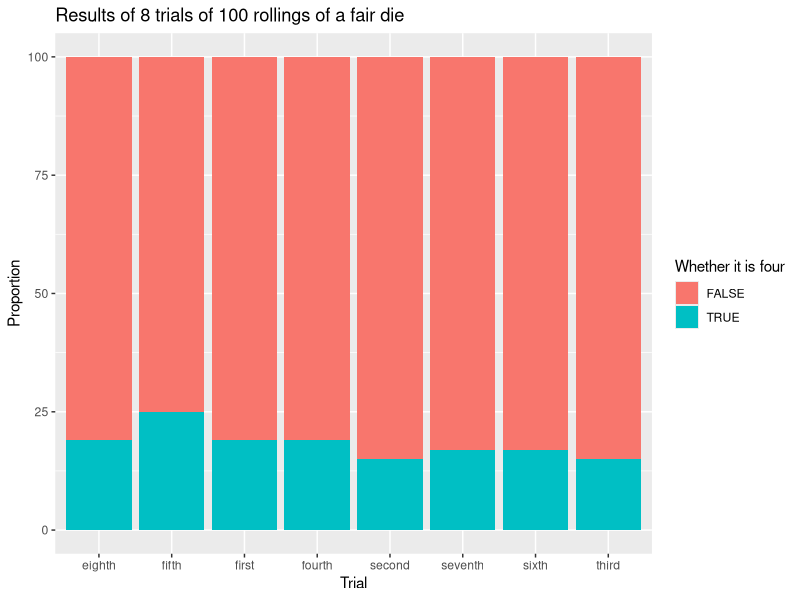
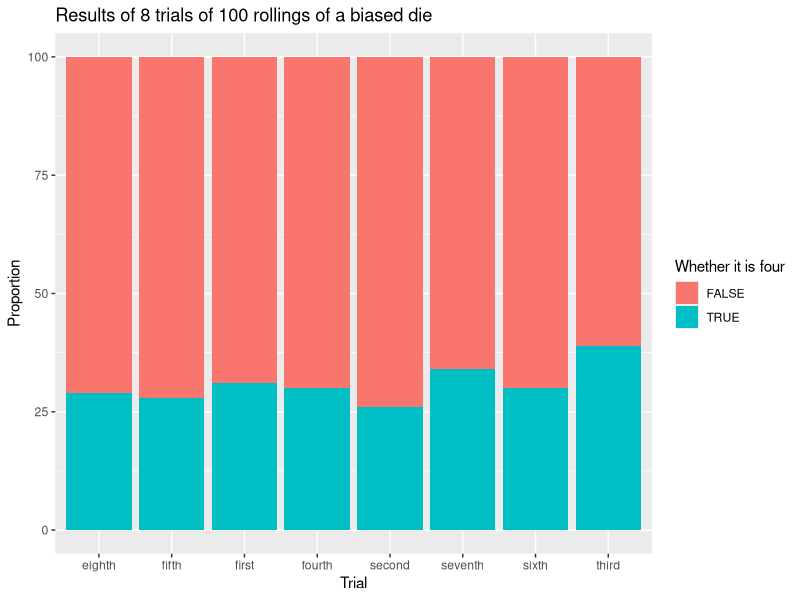
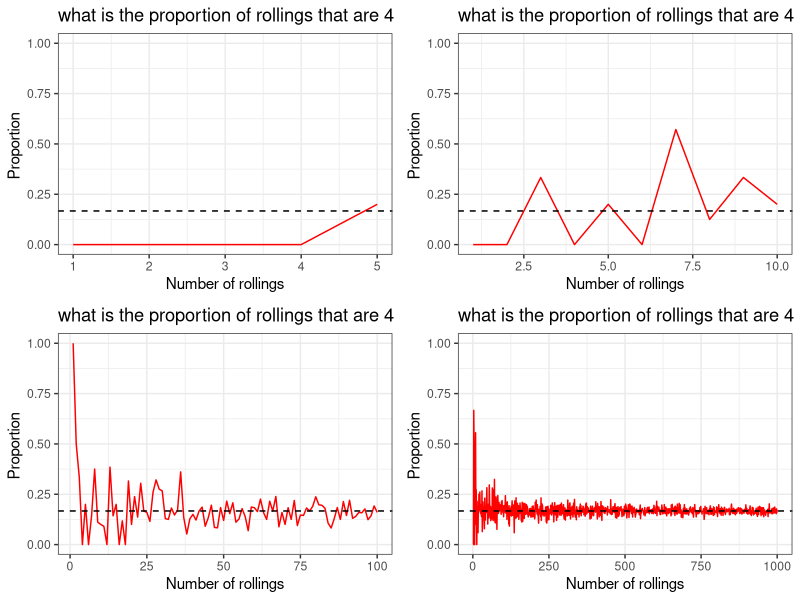
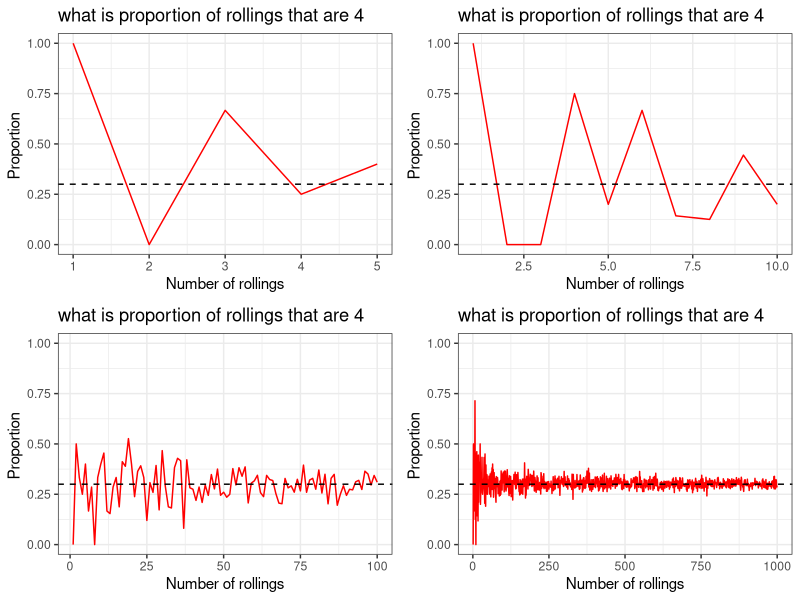

Here is the R script that generated these plots, in order:
## ---- chunk 1
library(tidyverse)
library(ggplot2)
library(dplyr)
library(ggpubr)
library(plyr)
## ---- chunk 2
set.seed(5)
dice <- c("1","2","3","4","5","6")
fair_rollings <- replicate(8, sample(dice, 100, replace = TRUE)) 
fair_rollings_df <- data.frame(fair_rollings)
colnames(fair_rollings_df) <- c('first', 
 'second',
'third', 
'fourth', 
'fifth', 
'sixth', 
'seventh', 
'eighth')
clean_rollings <- data.frame(matrix('', ncol = 7, nrow = 0))
colnames(clean_rollings) <- c('names', 'one', 'two','three','four','five','six')
for (col in names(fair_rollings_df)){
 one <- sum(fair_rollings_df[[col]] == '1') 
 two <- sum(fair_rollings_df[[col]] == '2') 
 three <- sum(fair_rollings_df[[col]] == '3') 
 four <- sum(fair_rollings_df[[col]] == '4') 
 five <- sum(fair_rollings_df[[col]] == '5') 
 six <- sum(fair_rollings_df[[col]] == '6') 
 row_df <- data.frame('names' = col,
 'one' = one, 
'two' = two, 
'three' = three, 
'four' = four, 
'five' = five, 
'six' = six)
clean_rollings <- rbind(clean_rollings, row_df) }
clean_rollings
## ---- chunk 3
tidy_rollings <- data.frame(matrix('', ncol = 7, nrow = 0))
colnames(tidy_rollings) <- c('names', 'one', 'two','three','four','five','six')
for (col in names(fair_rollings_df)){ 
  row_df <- data.frame('trial' = col,
                       'one' = fair_rollings_df[[col]] == '1', 
                       'two' = fair_rollings_df[[col]] == '2', 
                       'three' = fair_rollings_df[[col]] == '3', 
                       'four' = fair_rollings_df[[col]] == '4', 
                       'five' = fair_rollings_df[[col]] == '5', 
                       'six' = fair_rollings_df[[col]] == '6')
  tidy_rollings <- rbind(tidy_rollings, row_df) 
}
ggplot(tidy_rollings) +
  geom_bar(aes( x=tidy_rollings$trial, fill=four))+ 
  scale_fill_discrete(name = 'Whether it is four')+ 
  labs(title='Results of 8 trials of 100 rollings of a fair die',
       x='Trial', 
       y='Proportion')
## ---- chunk 4
set.seed(5)
biased_probability<-c(0.14, 0.14, 0.14, 0.3, 0.14, 0.14)
biased_rollings<- replicate(8, sample(dice, 100, replace = TRUE, prob = biased_probability))
biased_rollings_df <- data.frame(biased_rollings)
colnames(biased_rollings_df) <- c('first', 
                                  'second',
                                  'third', 
                                  'fourth', 
                                  'fifth', 
                                  'sixth', 
                                  'seventh', 
                                  'eighth')
clean_rollings <- data.frame(matrix('', ncol = 7, nrow = 0))
colnames(clean_rollings) <- c('names', 'one', 'two','three','four','five','six')
for (col in names(biased_rollings_df)){
  one <- sum(biased_rollings_df[[col]] == '1') 
  two <- sum(biased_rollings_df[[col]] == '2') 
  three <- sum(biased_rollings_df[[col]] == '3') 
  four <- sum(biased_rollings_df[[col]] == '4') 
  five <- sum(biased_rollings_df[[col]] == '5') 
  six <- sum(biased_rollings_df[[col]] == '6') 
  row_df <- data.frame('names' = col,
                       'one' = one, 
                       'two' = two, 
                       'three' = three, 
                       'four' = four, 
                       'five' = five, 
                       'six' = six)
  clean_rollings <- rbind(clean_rollings, row_df) }
clean_rollings
## ---- chunk 5
tidy_rollings <- data.frame(matrix('', ncol = 7, nrow = 0))
colnames(tidy_rollings) <- c('names', 'one', 'two','three','four','five','six')
for (col in names(biased_rollings_df)){ 
  row_df <- data.frame('trial' = col,
                       'one' = biased_rollings_df[[col]] == '1', 
                       'two' = biased_rollings_df[[col]] == '2', 
                       'three' = biased_rollings_df[[col]] == '3', 
                       'four' = biased_rollings_df[[col]] == '4', 
                       'five' = biased_rollings_df[[col]] == '5', 
                       'six' = biased_rollings_df[[col]] == '6')
  tidy_rollings <- rbind(tidy_rollings, row_df) 
}
ggplot(tidy_rollings) +
  geom_bar(aes( x=tidy_rollings$trial, fill=four))+ 
  scale_fill_discrete(name = 'Whether it is four')+ 
  labs(title='Results of 8 trials of 100 rollings of a biased die',
       x='Trial', 
       y='Proportion')
## ---- chunk 6
rolling_4 <- function(B){ 
  rolling_4 <- function(B){ 
    dice <- c('1', '2', '3', '4', '5', '6')
    rollings <- replicate(B, sample(dice, 1, replace = TRUE))
    rolling_df <- data.frame(rollings) 
    prop <- sum(rolling_df$rolling == "4") / length(rolling_df$rolling) 
    return(prop)
  }
  lst <- lapply(seq(1, B), rolling_4) 
  df <- ldply(lst, data.frame) 
  names(df) <- c('prop')
  df$n <- seq(1, length(df$prop))
  ggplot(df, aes(x = n, y = prop)) + 
    geom_line(color = 'red') + 
    geom_hline(yintercept = 0.167,
               linetype = 'dashed') + 
    theme_bw() +
    labs(x = 'Number of rollings',
         y = 'Proportion ',
         title = 'what is the proportion of rollings that are 4') +
    xlim(1, B) +
    ylim(0, 1)
}
set.seed(5)

ggarrange(rolling_4(5), rolling_4(10), rolling_4(100), rolling_4(1000))
## ---- chunk 7
rolling_4 <- function(B){ 
  rolling_4 <- function(B){ 
    dice <- c('1', '2', '3', '4', '5', '6')
    biased_probability<-c(0.14, 0.14, 0.14, 0.3, 0.14, 0.14)
    rollings <- replicate(B, sample(dice, 1, replace = TRUE, prob = biased_probability))
    rolling_df <- data.frame(rollings) 
    prop <- sum(rolling_df$rolling == "4") / length(rolling_df$rolling) 
    return(prop)
  }
  lst <- lapply(seq(1, B), rolling_4) 
  df <- ldply(lst, data.frame) 
  names(df) <- c('prop')
  df$n <- seq(1, length(df$prop))
  ggplot(df, aes(x = n, y = prop)) + 
    geom_line(color = 'red') + 
    geom_hline(yintercept = 0.3,
               linetype = 'dashed') + 
    theme_bw() +
    labs(x = 'Number of rollings',
         y = 'Proportion ',
         title = 'what is proportion of rollings that are 4') +
    xlim(1, B) +
    ylim(0, 1)
}
set.seed(5)

ggarrange(rolling_4(5), rolling_4(10), rolling_4(100), rolling_4(1000))
